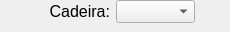
<?xml version="1.0" encoding="UTF-8"?>
<ui version="4.0">
 <class>Form</class>
 <widget class="QWidget" name="Form">
  <property name="geometry">
   <rect>
    <x>0</x>
    <y>0</y>
    <width>230</width>
    <height>32</height>
   </rect>
  </property>
  <property name="windowTitle">
   <string>Form</string>
  </property>
  <widget class="QWidget" name="layoutWidget">
   <property name="geometry">
    <rect>
     <x>10</x>
     <y>0</y>
     <width>191</width>
     <height>24</height>
    </rect>
   </property>
   <layout class="QHBoxLayout" name="horizontalLayout">
    <property name="sizeConstraint">
     <enum>QLayout::SetMinAndMaxSize</enum>
    </property>
    <item>
     <widget class="QLabel" name="label">
      <property name="maximumSize">
       <size>
        <width>100</width>
        <height>16777215</height>
       </size>
      </property>
      <property name="font">
       <font>
        <pointsize>12</pointsize>
       </font>
      </property>
      <property name="layoutDirection">
       <enum>Qt::RightToLeft</enum>
      </property>
      <property name="text">
       <string>Cadeira:</string>
      </property>
      <property name="textFormat">
       <enum>Qt::AutoText</enum>
      </property>
      <property name="scaledContents">
       <bool>true</bool>
      </property>
      <property name="alignment">
       <set>Qt::AlignRight|Qt::AlignTrailing|Qt::AlignVCenter</set>
      </property>
      <property name="wordWrap">
       <bool>false</bool>
      </property>
     </widget>
    </item>
    <item>
     <widget class="QComboBox" name="comboBox">
      <property name="sizePolicy">
       <sizepolicy hsizetype="Fixed" vsizetype="Fixed">
        <horstretch>0</horstretch>
        <verstretch>0</verstretch>
       </sizepolicy>
      </property>
      <property name="font">
       <font>
        <pointsize>10</pointsize>
       </font>
      </property>
     </widget>
    </item>
   </layout>
  </widget>
 </widget>
 <resources/>
 <connections/>
</ui>
